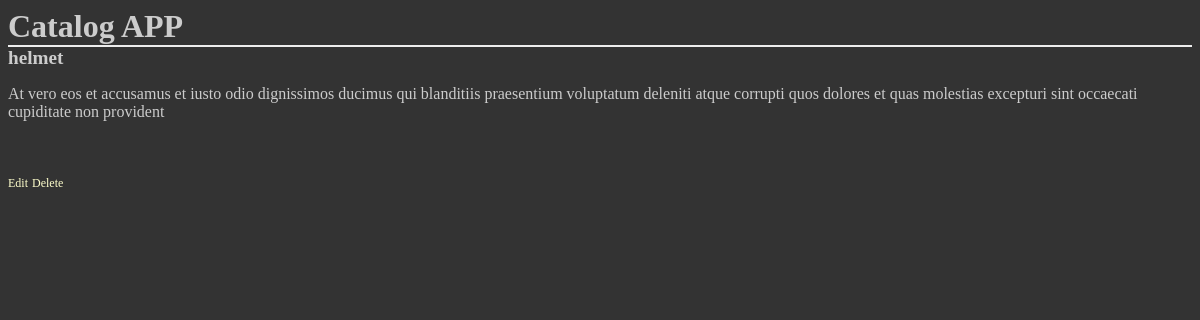
The app's page /catalog/Baseball/helmet/ with its own data.
### database_setup.py (models this page shows, shortened)
class Item(Base):
    __tablename__ = 'item'
    name = Column(String(80), primary_key=True)
    itemCategory = Column(String(80), ForeignKey('category.name'))
    description = Column(String(2000))
    time = Column(DateTime, server_default=func.now())
    category = relationship(Category)

### application.py (the view)
@app.route('/catalog/<itemCategory>/<item>/')
def showItemDescription(itemCategory, item):
	item = session.query(Item).filter_by(name=item).first()
	return	render_template("item_description.html", item = item)

### templates/item_description.html (shortened to what this page needs)
<html>
<head>
	<link rel="stylesheet" type="text/css" href="{{url_for('static', filename='styles.css') }}">
</head>
<body>
<h1> Catalog APP </h1>
<h2> {{item.name}} </h2>
<p> {{item.description}} </p> </br></br>
<a href='{{url_for('editItem', itemCategory=item.itemCategory, item=item.name ) }}'>Edit</a>
<a href='{{url_for('deleteItem', itemCategory=item.itemCategory, item=item.name ) }}'>Delete</a>
</body>
</html>

### static/styles.css (style rules this page uses)
body { font-family: 'Droid Serif', serif; background-color: #333333; }
h1, h2, h3, h4 { color: #CCCCCC; }
h1, h2 { font-family: 'Georgia', serif; margin: 0; }
h1 { border-bottom: 2px solid #eee; }
h2 { font-size: 1.2em; }
p { color: #CCCCCC; }
a { text-decoration: none; color:#FFFFCC; font-size: .75em; }

### records on screen
Item: name "helmet", description "At vero eos et accusamus et iusto odio dignissimos ducimus qui blanditiis praesentium voluptatum deleniti atque corrupti quos dolores et quas molestias excepturi sint occaecati cupiditate non provident"
